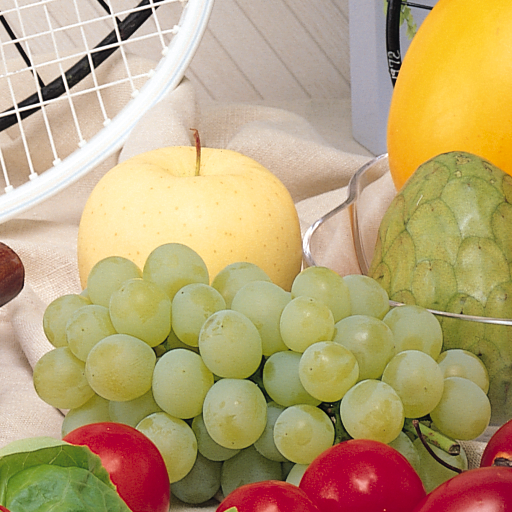
%> input picture exercises/eveaskari/4/fruits.png, 512 x 512 px
$ octave p3.m   (GNU Octave 9; MATLAB toolbox functions it lacks are replaced by stand-ins)
%> lines starting %> are read from the running program, lines starting %| are printed output that depends on the picture
clc;
close all;
clear;


img1 = imread("fruits.png");
%> img1 is the input picture: size 512x512x3 uint8; mean R, G, B 185.5, 163.3, 118.3
img1 = imresize(img1, [100 100]);
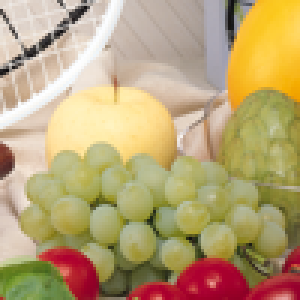
%> img1: size 100x100x3 uint8 (shown 3 times larger); mean R, G, B 185.5, 163.3, 118.3

im2 = imread("barbara.png");
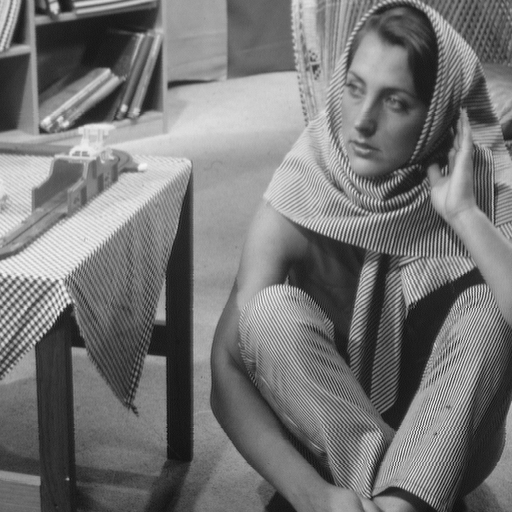
%> input picture exercises/parisima323/17/barbara.png, 512 x 512 px
%> im2 is the input picture: size 512x512 uint8; min 12, max 246, mean 117.4


%imshow(img1);
imshow(im2);
